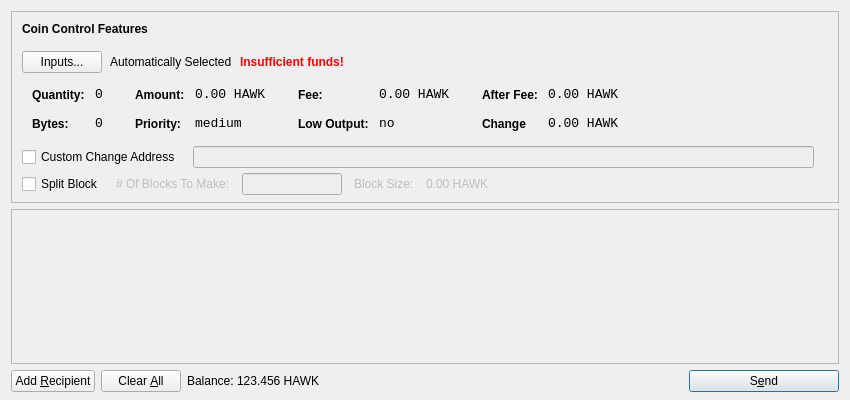
<?xml version="1.0" encoding="UTF-8"?>
<ui version="4.0">
 <class>SendCoinsDialog</class>
 <widget class="QDialog" name="SendCoinsDialog">
  <property name="geometry">
   <rect>
    <x>0</x>
    <y>0</y>
    <width>850</width>
    <height>400</height>
   </rect>
  </property>
  <property name="windowTitle">
   <string>Send Coins</string>
  </property>
  <layout class="QVBoxLayout" name="verticalLayout" stretch="0,1,0">
   <property name="bottomMargin">
    <number>8</number>
   </property>
   <item>
    <widget class="QFrame" name="frameCoinControl">
     <property name="sizePolicy">
      <sizepolicy hsizetype="Expanding" vsizetype="Expanding">
       <horstretch>0</horstretch>
       <verstretch>0</verstretch>
      </sizepolicy>
     </property>
     <property name="maximumSize">
      <size>
       <width>16777215</width>
       <height>16777215</height>
      </size>
     </property>
     <property name="frameShape">
      <enum>QFrame::StyledPanel</enum>
     </property>
     <property name="frameShadow">
      <enum>QFrame::Sunken</enum>
     </property>
     <layout class="QVBoxLayout" name="verticalLayoutCoinControl2">
      <property name="spacing">
       <number>6</number>
      </property>
      <property name="leftMargin">
       <number>0</number>
      </property>
      <property name="topMargin">
       <number>0</number>
      </property>
      <property name="rightMargin">
       <number>0</number>
      </property>
      <property name="bottomMargin">
       <number>6</number>
      </property>
      <item>
       <layout class="QVBoxLayout" name="verticalLayoutCoinControl" stretch="0,0,0,0,1">
        <property name="spacing">
         <number>0</number>
        </property>
        <property name="leftMargin">
         <number>10</number>
        </property>
        <property name="topMargin">
         <number>10</number>
        </property>
        <item>
         <layout class="QHBoxLayout" name="horizontalLayoutCoinControl1">
          <property name="bottomMargin">
           <number>15</number>
          </property>
          <item>
           <widget class="QLabel" name="labelCoinControlFeatures">
            <property name="sizePolicy">
             <sizepolicy hsizetype="Preferred" vsizetype="Maximum">
              <horstretch>0</horstretch>
              <verstretch>0</verstretch>
             </sizepolicy>
            </property>
            <property name="font">
             <font>
              <weight>75</weight>
              <bold>true</bold>
             </font>
            </property>
            <property name="styleSheet">
             <string notr="true">font-weight:bold;</string>
            </property>
            <property name="text">
             <string>Coin Control Features</string>
            </property>
           </widget>
          </item>
         </layout>
        </item>
        <item>
         <layout class="QHBoxLayout" name="horizontalLayoutCoinControl2" stretch="0,0,0,0">
          <property name="spacing">
           <number>8</number>
          </property>
          <property name="bottomMargin">
           <number>10</number>
          </property>
          <item>
           <widget class="QPushButton" name="pushButtonCoinControl">
            <property name="styleSheet">
             <string notr="true"/>
            </property>
            <property name="text">
             <string>Inputs...</string>
            </property>
           </widget>
          </item>
          <item>
           <widget class="QLabel" name="labelCoinControlAutomaticallySelected">
            <property name="text">
             <string>Automatically Selected</string>
            </property>
            <property name="margin">
             <number>5</number>
            </property>
           </widget>
          </item>
          <item>
           <widget class="QLabel" name="labelCoinControlInsuffFunds">
            <property name="font">
             <font>
              <weight>75</weight>
              <bold>true</bold>
             </font>
            </property>
            <property name="styleSheet">
             <string notr="true">color:red;font-weight:bold;</string>
            </property>
            <property name="text">
             <string>Insufficient funds!</string>
            </property>
            <property name="margin">
             <number>5</number>
            </property>
           </widget>
          </item>
          <item>
           <spacer name="horizontalSpacerCoinControl">
            <property name="orientation">
             <enum>Qt::Horizontal</enum>
            </property>
            <property name="sizeHint" stdset="0">
             <size>
              <width>40</width>
              <height>1</height>
             </size>
            </property>
           </spacer>
          </item>
         </layout>
        </item>
        <item>
         <widget class="QWidget" name="widgetCoinControl" native="true">
          <property name="sizePolicy">
           <sizepolicy hsizetype="Preferred" vsizetype="Preferred">
            <horstretch>0</horstretch>
            <verstretch>0</verstretch>
           </sizepolicy>
          </property>
          <property name="minimumSize">
           <size>
            <width>0</width>
            <height>0</height>
           </size>
          </property>
          <property name="styleSheet">
           <string notr="true"/>
          </property>
          <layout class="QHBoxLayout" name="horizontalLayoutCoinControl5">
           <property name="margin">
            <number>0</number>
           </property>
           <item>
            <layout class="QHBoxLayout" name="horizontalLayoutCoinControl3" stretch="0,0,0,1">
             <property name="spacing">
              <number>20</number>
             </property>
             <property name="topMargin">
              <number>0</number>
             </property>
             <property name="bottomMargin">
              <number>10</number>
             </property>
             <item>
              <layout class="QFormLayout" name="formLayoutCoinControl1">
               <property name="horizontalSpacing">
                <number>10</number>
               </property>
               <property name="verticalSpacing">
                <number>14</number>
               </property>
               <property name="leftMargin">
                <number>10</number>
               </property>
               <property name="topMargin">
                <number>4</number>
               </property>
               <property name="rightMargin">
                <number>6</number>
               </property>
               <item row="0" column="0">
                <widget class="QLabel" name="labelCoinControlQuantityText">
                 <property name="styleSheet">
                  <string notr="true">font-weight:bold;</string>
                 </property>
                 <property name="text">
                  <string>Quantity:</string>
                 </property>
                 <property name="margin">
                  <number>0</number>
                 </property>
                </widget>
               </item>
               <item row="0" column="1">
                <widget class="QLabel" name="labelCoinControlQuantity">
                 <property name="font">
                  <font>
                   <family>Monospace</family>
                   <pointsize>10</pointsize>
                  </font>
                 </property>
                 <property name="cursor">
                  <cursorShape>IBeamCursor</cursorShape>
                 </property>
                 <property name="contextMenuPolicy">
                  <enum>Qt::ActionsContextMenu</enum>
                 </property>
                 <property name="text">
                  <string>0</string>
                 </property>
                 <property name="margin">
                  <number>0</number>
                 </property>
                 <property name="textInteractionFlags">
                  <set>Qt::LinksAccessibleByMouse|Qt::TextSelectableByKeyboard|Qt::TextSelectableByMouse</set>
                 </property>
                </widget>
               </item>
               <item row="1" column="0">
                <widget class="QLabel" name="labelCoinControlBytesText">
                 <property name="styleSheet">
                  <string notr="true">font-weight:bold;</string>
                 </property>
                 <property name="text">
                  <string>Bytes:</string>
                 </property>
                </widget>
               </item>
               <item row="1" column="1">
                <widget class="QLabel" name="labelCoinControlBytes">
                 <property name="font">
                  <font>
                   <family>Monospace</family>
                   <pointsize>10</pointsize>
                  </font>
                 </property>
                 <property name="cursor">
                  <cursorShape>IBeamCursor</cursorShape>
                 </property>
                 <property name="contextMenuPolicy">
                  <enum>Qt::ActionsContextMenu</enum>
                 </property>
                 <property name="text">
                  <string>0</string>
                 </property>
                 <property name="textInteractionFlags">
                  <set>Qt::LinksAccessibleByMouse|Qt::TextSelectableByKeyboard|Qt::TextSelectableByMouse</set>
                 </property>
                </widget>
               </item>
              </layout>
             </item>
             <item>
              <layout class="QFormLayout" name="formLayoutCoinControl2">
               <property name="horizontalSpacing">
                <number>10</number>
               </property>
               <property name="verticalSpacing">
                <number>14</number>
               </property>
               <property name="leftMargin">
                <number>6</number>
               </property>
               <property name="topMargin">
                <number>4</number>
               </property>
               <property name="rightMargin">
                <number>6</number>
               </property>
               <item row="0" column="0">
                <widget class="QLabel" name="labelCoinControlAmountText">
                 <property name="styleSheet">
                  <string notr="true">font-weight:bold;</string>
                 </property>
                 <property name="text">
                  <string>Amount:</string>
                 </property>
                 <property name="margin">
                  <number>0</number>
                 </property>
                </widget>
               </item>
               <item row="0" column="1">
                <widget class="QLabel" name="labelCoinControlAmount">
                 <property name="font">
                  <font>
                   <family>Monospace</family>
                   <pointsize>10</pointsize>
                  </font>
                 </property>
                 <property name="cursor">
                  <cursorShape>IBeamCursor</cursorShape>
                 </property>
                 <property name="contextMenuPolicy">
                  <enum>Qt::ActionsContextMenu</enum>
                 </property>
                 <property name="text">
                  <string>0.00 HAWK</string>
                 </property>
                 <property name="textInteractionFlags">
                  <set>Qt::LinksAccessibleByMouse|Qt::TextSelectableByKeyboard|Qt::TextSelectableByMouse</set>
                 </property>
                </widget>
               </item>
               <item row="1" column="0">
                <widget class="QLabel" name="labelCoinControlPriorityText">
                 <property name="styleSheet">
                  <string notr="true">font-weight:bold;</string>
                 </property>
                 <property name="text">
                  <string>Priority:</string>
                 </property>
                </widget>
               </item>
               <item row="1" column="1">
                <widget class="QLabel" name="labelCoinControlPriority">
                 <property name="font">
                  <font>
                   <family>Monospace</family>
                   <pointsize>10</pointsize>
                  </font>
                 </property>
                 <property name="cursor">
                  <cursorShape>IBeamCursor</cursorShape>
                 </property>
                 <property name="contextMenuPolicy">
                  <enum>Qt::ActionsContextMenu</enum>
                 </property>
                 <property name="text">
                  <string>medium</string>
                 </property>
                 <property name="textInteractionFlags">
                  <set>Qt::LinksAccessibleByMouse|Qt::TextSelectableByKeyboard|Qt::TextSelectableByMouse</set>
                 </property>
                </widget>
               </item>
              </layout>
             </item>
             <item>
              <layout class="QFormLayout" name="formLayoutCoinControl3">
               <property name="horizontalSpacing">
                <number>10</number>
               </property>
               <property name="verticalSpacing">
                <number>14</number>
               </property>
               <property name="leftMargin">
                <number>6</number>
               </property>
               <property name="topMargin">
                <number>4</number>
               </property>
               <property name="rightMargin">
                <number>6</number>
               </property>
               <item row="0" column="0">
                <widget class="QLabel" name="labelCoinControlFeeText">
                 <property name="styleSheet">
                  <string notr="true">font-weight:bold;</string>
                 </property>
                 <property name="text">
                  <string>Fee:</string>
                 </property>
                 <property name="margin">
                  <number>0</number>
                 </property>
                </widget>
               </item>
               <item row="0" column="1">
                <widget class="QLabel" name="labelCoinControlFee">
                 <property name="font">
                  <font>
                   <family>Monospace</family>
                   <pointsize>10</pointsize>
                  </font>
                 </property>
                 <property name="cursor">
                  <cursorShape>IBeamCursor</cursorShape>
                 </property>
                 <property name="contextMenuPolicy">
                  <enum>Qt::ActionsContextMenu</enum>
                 </property>
                 <property name="text">
                  <string>0.00 HAWK</string>
                 </property>
                 <property name="textInteractionFlags">
                  <set>Qt::LinksAccessibleByMouse|Qt::TextSelectableByKeyboard|Qt::TextSelectableByMouse</set>
                 </property>
                </widget>
               </item>
               <item row="1" column="0">
                <widget class="QLabel" name="labelCoinControlLowOutputText">
                 <property name="styleSheet">
                  <string notr="true">font-weight:bold;</string>
                 </property>
                 <property name="text">
                  <string>Low Output:</string>
                 </property>
                </widget>
               </item>
               <item row="1" column="1">
                <widget class="QLabel" name="labelCoinControlLowOutput">
                 <property name="font">
                  <font>
                   <family>Monospace</family>
                   <pointsize>10</pointsize>
                  </font>
                 </property>
                 <property name="cursor">
                  <cursorShape>IBeamCursor</cursorShape>
                 </property>
                 <property name="contextMenuPolicy">
                  <enum>Qt::ActionsContextMenu</enum>
                 </property>
                 <property name="text">
                  <string>no</string>
                 </property>
                 <property name="textInteractionFlags">
                  <set>Qt::LinksAccessibleByMouse|Qt::TextSelectableByKeyboard|Qt::TextSelectableByMouse</set>
                 </property>
                </widget>
               </item>
              </layout>
             </item>
             <item>
              <layout class="QFormLayout" name="formLayoutCoinControl4">
               <property name="fieldGrowthPolicy"> 
                 <enum>QFormLayout::AllNonFixedFieldsGrow</enum> 
                </property>			  
               <property name="horizontalSpacing">
                <number>10</number>
               </property>
               <property name="verticalSpacing">
                <number>14</number>
               </property>
               <property name="leftMargin">
                <number>6</number>
               </property>
               <property name="topMargin">
                <number>4</number>
               </property>
               <property name="rightMargin">
                <number>6</number>
               </property>
               <item row="0" column="0">
                <widget class="QLabel" name="labelCoinControlAfterFeeText">
                 <property name="styleSheet">
                  <string notr="true">font-weight:bold;</string>
                 </property>
                 <property name="text">
                  <string>After Fee:</string>
                 </property>
                 <property name="margin">
                  <number>0</number>
                 </property>
                </widget>
               </item>
               <item row="0" column="1">
                <widget class="QLabel" name="labelCoinControlAfterFee">
                 <property name="font">
                  <font>
                   <family>Monospace</family>
                   <pointsize>10</pointsize>
                  </font>
                 </property>
                 <property name="cursor">
                  <cursorShape>IBeamCursor</cursorShape>
                 </property>
                 <property name="contextMenuPolicy">
                  <enum>Qt::ActionsContextMenu</enum>
                 </property>
                 <property name="text">
                  <string>0.00 HAWK</string>
                 </property>
                 <property name="textInteractionFlags">
                  <set>Qt::LinksAccessibleByMouse|Qt::TextSelectableByKeyboard|Qt::TextSelectableByMouse</set>
                 </property>
                </widget>
               </item>
               <item row="1" column="0">
                <widget class="QLabel" name="labelCoinControlChangeText">
                 <property name="styleSheet">
                  <string notr="true">font-weight:bold;</string>
                 </property>
                 <property name="text">
                  <string>Change</string>
                 </property>
                </widget>
               </item>
               <item row="1" column="1">
                <widget class="QLabel" name="labelCoinControlChange">
                 <property name="font">
                  <font>
                   <family>Monospace</family>
                   <pointsize>10</pointsize>
                  </font>
                 </property>
                 <property name="cursor">
                  <cursorShape>IBeamCursor</cursorShape>
                 </property>
                 <property name="contextMenuPolicy">
                  <enum>Qt::ActionsContextMenu</enum>
                 </property>
                 <property name="text">
                  <string>0.00 HAWK</string>
                 </property>
                 <property name="textInteractionFlags">
                  <set>Qt::LinksAccessibleByMouse|Qt::TextSelectableByKeyboard|Qt::TextSelectableByMouse</set>
                 </property>
                </widget>
               </item>
              </layout>
             </item>
            </layout>
           </item>
          </layout>
         </widget>
        </item>
        <item>
         <layout class="QHBoxLayout" name="horizontalLayoutCoinControl4" stretch="0,0,0">
          <property name="spacing">
           <number>12</number>
          </property>
          <property name="sizeConstraint">
           <enum>QLayout::SetDefaultConstraint</enum>
          </property>
          <property name="topMargin">
           <number>5</number>
          </property>
          <property name="rightMargin">
           <number>5</number>
          </property>
          <item>
           <widget class="QCheckBox" name="checkBoxCoinControlChange">
            <property name="text">
             <string>Custom Change Address</string>
            </property>
           </widget>
          </item>
          <item>
           <widget class="QLineEdit" name="lineEditCoinControlChange">
            <property name="enabled">
             <bool>false</bool>
            </property>
            <property name="sizePolicy">
             <sizepolicy hsizetype="Expanding" vsizetype="Fixed">
              <horstretch>0</horstretch>
              <verstretch>0</verstretch>
             </sizepolicy>
            </property>
           </widget>
          </item>
          <item>
           <widget class="QLabel" name="labelCoinControlChangeLabel">
            <property name="sizePolicy">
             <sizepolicy hsizetype="Preferred" vsizetype="Expanding">
              <horstretch>0</horstretch>
              <verstretch>0</verstretch>
             </sizepolicy>
            </property>
            <property name="minimumSize">
             <size>
              <width>0</width>
              <height>0</height>
             </size>
            </property>
            <property name="text">
             <string/>
            </property>
            <property name="margin">
             <number>3</number>
            </property>
           </widget>
          </item>
         </layout>
        </item>
        <item>
         <layout class="QHBoxLayout" name="horizontalLayoutCoinControl4a" stretch="0,0,0,0">
           <property name="alignment" >
          <set>Qt::AlignLeft</set>
           </property>
           <property name="spacing">
            <number>12</number>
           </property>
           <property name="sizeConstraint">
            <enum>QLayout::SetDefaultConstraint</enum>
           </property>
           <property name="topMargin">
            <number>5</number>
           </property>
           <property name="rightMargin">
            <number>5</number>
           </property>
            <item> 
            <widget class="QCheckBox" name="splitBlockCheckBox"> 
             <property name="text"> 
              <string>Split Block</string> 
             </property> 
            </widget> 
           </item> 
           <item> 
            <widget class="QLabel" name="labelBlocksToMakeText"> 
             <property name="enabled"> 
              <bool>false</bool> 
             </property> 
             <property name="text"> 
              <string># Of Blocks To Make:</string> 
             </property> 
            </widget> 
           </item>
           <item> 
            <widget class="QLineEdit" name="splitBlockLineEdit"> 
             <property name="enabled"> 
              <bool>false</bool> 
             </property> 
             <property name="sizePolicy"> 
              <sizepolicy hsizetype="Fixed" vsizetype="Fixed"> 
               <horstretch>0</horstretch> 
               <verstretch>0</verstretch> 
              </sizepolicy> 
             </property> 
             <property name="maximumSize"> 
              <size> 
               <width>100</width> 
               <height>16777215</height> 
              </size> 
             </property> 
            </widget> 
           </item> 
           <item> 
            <widget class="QLabel" name="labelBlockSizeText"> 
             <property name="enabled"> 
              <bool>false</bool> 
             </property> 
             <property name="text"> 
              <string>Block Size:</string> 
             </property> 
            </widget> 
           </item> 
           <item> 
            <widget class="QLabel" name="labelBlockSize"> 
             <property name="enabled"> 
              <bool>false</bool> 
             </property> 
             <property name="text"> 
              <string>0.00 HAWK</string> 
             </property>
            </widget> 
            </item>
          </layout>
         </item>
         <item>		
         <spacer name="verticalSpacerCoinControl">
          <property name="orientation">
           <enum>Qt::Vertical</enum>
          </property>
          <property name="sizeHint" stdset="0">
           <size>
            <width>800</width>
            <height>1</height>
           </size>
          </property>
         </spacer>
        </item>
       </layout>
      </item>
     </layout>
    </widget>
   </item>
   <item>
    <widget class="QScrollArea" name="scrollArea">
     <property name="widgetResizable">
      <bool>true</bool>
     </property>
     <widget class="QWidget" name="scrollAreaWidgetContents">
      <property name="geometry">
       <rect>
        <x>0</x>
        <y>0</y>
        <width>830</width>
        <height>162</height>
       </rect>
      </property>
      <layout class="QVBoxLayout" name="verticalLayout_2">
       <property name="margin">
        <number>0</number>
       </property>
       <item>
        <layout class="QVBoxLayout" name="entries">
         <property name="spacing">
          <number>6</number>
         </property>
        </layout>
       </item>
       <item>
        <spacer name="verticalSpacer">
         <property name="orientation">
          <enum>Qt::Vertical</enum>
         </property>
         <property name="sizeHint" stdset="0">
          <size>
           <width>20</width>
           <height>40</height>
          </size>
         </property>
        </spacer>
       </item>
      </layout>
     </widget>
    </widget>
   </item>
   <item>
    <layout class="QHBoxLayout" name="horizontalLayout">
     <item>
      <widget class="QPushButton" name="addButton">
       <property name="toolTip">
        <string>Send to multiple recipients at once</string>
       </property>
       <property name="text">
        <string>Add &amp;Recipient</string>
       </property>
       <property name="icon">
        <iconset resource="../bitcoin.qrc">
         <normaloff>:/icons/add</normaloff>:/icons/add</iconset>
       </property>
       <property name="autoDefault">
        <bool>false</bool>
       </property>
      </widget>
     </item>
     <item>
      <widget class="QPushButton" name="clearButton">
       <property name="sizePolicy">
        <sizepolicy hsizetype="Minimum" vsizetype="Fixed">
         <horstretch>0</horstretch>
         <verstretch>0</verstretch>
        </sizepolicy>
       </property>
       <property name="toolTip">
        <string>Remove all transaction fields</string>
       </property>
       <property name="text">
        <string>Clear &amp;All</string>
       </property>
       <property name="icon">
        <iconset resource="../bitcoin.qrc">
         <normaloff>:/icons/remove</normaloff>:/icons/remove</iconset>
       </property>
       <property name="autoRepeatDelay">
        <number>300</number>
       </property>
       <property name="autoDefault">
        <bool>false</bool>
       </property>
      </widget>
     </item>
     <item>
      <layout class="QHBoxLayout" name="horizontalLayout_2">
       <property name="spacing">
        <number>3</number>
       </property>
       <item>
        <widget class="QLabel" name="label">
         <property name="sizePolicy">
          <sizepolicy hsizetype="Preferred" vsizetype="Fixed">
           <horstretch>0</horstretch>
           <verstretch>0</verstretch>
          </sizepolicy>
         </property>
         <property name="text">
          <string>Balance:</string>
         </property>
        </widget>
       </item>
       <item>
        <widget class="QLabel" name="labelBalance">
         <property name="sizePolicy">
          <sizepolicy hsizetype="Preferred" vsizetype="Fixed">
           <horstretch>0</horstretch>
           <verstretch>0</verstretch>
          </sizepolicy>
         </property>
         <property name="cursor">
          <cursorShape>IBeamCursor</cursorShape>
         </property>
         <property name="text">
          <string>123.456 HAWK</string>
         </property>
         <property name="textInteractionFlags">
          <set>Qt::LinksAccessibleByMouse|Qt::TextSelectableByKeyboard|Qt::TextSelectableByMouse</set>
         </property>
        </widget>
       </item>
      </layout>
     </item>
     <item>
      <spacer name="horizontalSpacer">
       <property name="orientation">
        <enum>Qt::Horizontal</enum>
       </property>
       <property name="sizeHint" stdset="0">
        <size>
         <width>40</width>
         <height>20</height>
        </size>
       </property>
      </spacer>
     </item>
     <item>
      <widget class="QPushButton" name="sendButton">
       <property name="minimumSize">
        <size>
         <width>150</width>
         <height>0</height>
        </size>
       </property>
       <property name="toolTip">
        <string>Confirm the send action</string>
       </property>
       <property name="text">
        <string>S&amp;end</string>
       </property>
       <property name="icon">
        <iconset resource="../bitcoin.qrc">
         <normaloff>:/icons/send</normaloff>:/icons/send</iconset>
       </property>
       <property name="default">
        <bool>true</bool>
       </property>
      </widget>
     </item>
    </layout>
   </item>
  </layout>
 </widget>
 <resources>
  <include location="../bitcoin.qrc"/>
 </resources>
 <connections/>
</ui>
